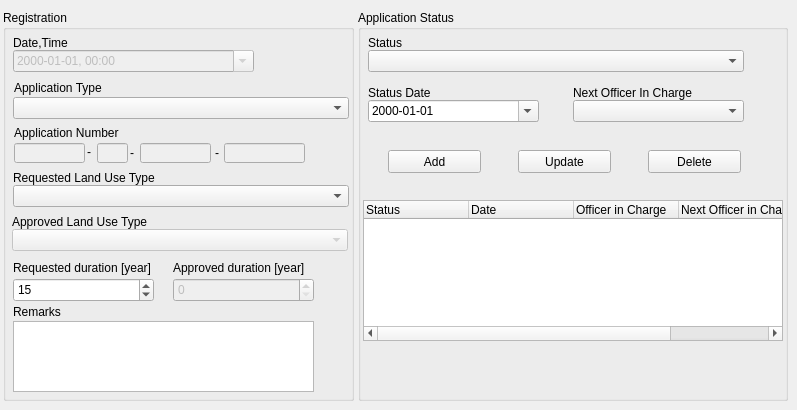
   <widget class="QWidget" name="application_detail_tab">
    <attribute name="title">
     <string>Application Details</string>
    </attribute>
    <widget class="QGroupBox" name="registration_group_box">
     <property name="geometry">
      <rect>
       <x>3</x>
       <y>10</y>
       <width>351</width>
       <height>391</height>
      </rect>
     </property>
     <property name="title">
      <string>Registration</string>
     </property>
     <widget class="QDateTimeEdit" name="date_time_date">
      <property name="enabled">
       <bool>false</bool>
      </property>
      <property name="geometry">
       <rect>
        <x>10</x>
        <y>40</y>
        <width>241</width>
        <height>22</height>
       </rect>
      </property>
      <property name="buttonSymbols">
       <enum>QAbstractSpinBox::NoButtons</enum>
      </property>
      <property name="displayFormat">
       <string>yyyy-MM-dd, hh:mm</string>
      </property>
      <property name="calendarPopup">
       <bool>true</bool>
      </property>
     </widget>
     <widget class="QComboBox" name="application_type_cbox">
      <property name="enabled">
       <bool>true</bool>
      </property>
      <property name="geometry">
       <rect>
        <x>10</x>
        <y>87</y>
        <width>336</width>
        <height>22</height>
       </rect>
      </property>
     </widget>
     <widget class="QLineEdit" name="application_num_first_edit">
      <property name="enabled">
       <bool>false</bool>
      </property>
      <property name="geometry">
       <rect>
        <x>11</x>
        <y>133</y>
        <width>71</width>
        <height>20</height>
       </rect>
      </property>
     </widget>
     <widget class="QLineEdit" name="application_num_middle_edit">
      <property name="enabled">
       <bool>false</bool>
      </property>
      <property name="geometry">
       <rect>
        <x>137</x>
        <y>133</y>
        <width>71</width>
        <height>20</height>
       </rect>
      </property>
     </widget>
     <widget class="QLineEdit" name="application_num_last_edit">
      <property name="enabled">
       <bool>false</bool>
      </property>
      <property name="geometry">
       <rect>
        <x>221</x>
        <y>133</y>
        <width>81</width>
        <height>20</height>
       </rect>
      </property>
     </widget>
     <widget class="QLabel" name="label_2">
      <property name="geometry">
       <rect>
        <x>10</x>
        <y>25</y>
        <width>271</width>
        <height>16</height>
       </rect>
      </property>
      <property name="text">
       <string>Date,Time</string>
      </property>
     </widget>
     <widget class="QLabel" name="label_3">
      <property name="geometry">
       <rect>
        <x>11</x>
        <y>70</y>
        <width>291</width>
        <height>16</height>
       </rect>
      </property>
      <property name="text">
       <string>Application Type</string>
      </property>
     </widget>
     <widget class="QLabel" name="label_4">
      <property name="geometry">
       <rect>
        <x>11</x>
        <y>115</y>
        <width>281</width>
        <height>16</height>
       </rect>
      </property>
      <property name="text">
       <string>Application Number</string>
      </property>
     </widget>
     <widget class="QLabel" name="duration_request_label">
      <property name="geometry">
       <rect>
        <x>10</x>
        <y>250</y>
        <width>161</width>
        <height>16</height>
       </rect>
      </property>
      <property name="text">
       <string>Requested duration [year]</string>
      </property>
     </widget>
     <widget class="QLabel" name="duration_approved_label">
      <property name="geometry">
       <rect>
        <x>170</x>
        <y>250</y>
        <width>151</width>
        <height>16</height>
       </rect>
      </property>
      <property name="text">
       <string>Approved duration [year]</string>
      </property>
     </widget>
     <widget class="QLabel" name="label_7">
      <property name="geometry">
       <rect>
        <x>10</x>
        <y>294</y>
        <width>171</width>
        <height>16</height>
       </rect>
      </property>
      <property name="text">
       <string>Remarks</string>
      </property>
     </widget>
     <widget class="QComboBox" name="requested_land_use_type_cbox">
      <property name="geometry">
       <rect>
        <x>10</x>
        <y>175</y>
        <width>336</width>
        <height>22</height>
       </rect>
      </property>
     </widget>
     <widget class="QLabel" name="label_8">
      <property name="geometry">
       <rect>
        <x>10</x>
        <y>160</y>
        <width>271</width>
        <height>16</height>
       </rect>
      </property>
      <property name="text">
       <string>Requested Land Use Type</string>
      </property>
     </widget>
     <widget class="QSpinBox" name="approved_year_spin_box">
      <property name="enabled">
       <bool>false</bool>
      </property>
      <property name="geometry">
       <rect>
        <x>170</x>
        <y>268</y>
        <width>141</width>
        <height>24</height>
       </rect>
      </property>
      <property name="maximum">
       <number>2900</number>
      </property>
      <property name="value">
       <number>0</number>
      </property>
     </widget>
     <widget class="QSpinBox" name="requested_year_spin_box">
      <property name="geometry">
       <rect>
        <x>10</x>
        <y>268</y>
        <width>141</width>
        <height>24</height>
       </rect>
      </property>
      <property name="maximum">
       <number>500</number>
      </property>
      <property name="value">
       <number>15</number>
      </property>
     </widget>
     <widget class="QTextEdit" name="remarks_text_edit">
      <property name="geometry">
       <rect>
        <x>10</x>
        <y>311</y>
        <width>301</width>
        <height>71</height>
       </rect>
      </property>
     </widget>
     <widget class="QLineEdit" name="application_num_type_edit">
      <property name="enabled">
       <bool>false</bool>
      </property>
      <property name="geometry">
       <rect>
        <x>94</x>
        <y>133</y>
        <width>31</width>
        <height>20</height>
       </rect>
      </property>
     </widget>
     <widget class="QLabel" name="label_43">
      <property name="geometry">
       <rect>
        <x>84</x>
        <y>134</y>
        <width>16</width>
        <height>16</height>
       </rect>
      </property>
      <property name="text">
       <string>-</string>
      </property>
     </widget>
     <widget class="QLabel" name="label_44">
      <property name="geometry">
       <rect>
        <x>127</x>
        <y>135</y>
        <width>16</width>
        <height>16</height>
       </rect>
      </property>
      <property name="text">
       <string>-</string>
      </property>
     </widget>
     <widget class="QLabel" name="label_45">
      <property name="geometry">
       <rect>
        <x>212</x>
        <y>135</y>
        <width>16</width>
        <height>16</height>
       </rect>
      </property>
      <property name="text">
       <string>-</string>
      </property>
     </widget>
     <widget class="QComboBox" name="approved_land_use_type_cbox">
      <property name="enabled">
       <bool>false</bool>
      </property>
      <property name="geometry">
       <rect>
        <x>9</x>
        <y>219</y>
        <width>336</width>
        <height>22</height>
       </rect>
      </property>
     </widget>
     <widget class="QLabel" name="label_16">
      <property name="geometry">
       <rect>
        <x>9</x>
        <y>204</y>
        <width>271</width>
        <height>16</height>
       </rect>
      </property>
      <property name="text">
       <string>Approved Land Use Type</string>
      </property>
     </widget>
    </widget>
    <widget class="QGroupBox" name="application_status_group_box">
     <property name="geometry">
      <rect>
       <x>358</x>
       <y>10</y>
       <width>430</width>
       <height>391</height>
      </rect>
     </property>
     <property name="title">
      <string>Application Status</string>
     </property>
     <widget class="QLabel" name="label_9">
      <property name="geometry">
       <rect>
        <x>10</x>
        <y>25</y>
        <width>161</width>
        <height>16</height>
       </rect>
      </property>
      <property name="text">
       <string>Status</string>
      </property>
     </widget>
     <widget class="QLabel" name="label_10">
      <property name="geometry">
       <rect>
        <x>215</x>
        <y>75</y>
        <width>201</width>
        <height>16</height>
       </rect>
      </property>
      <property name="text">
       <string>Next Officer In Charge</string>
      </property>
     </widget>
     <widget class="QDateEdit" name="status_date_date">
      <property name="geometry">
       <rect>
        <x>10</x>
        <y>90</y>
        <width>171</width>
        <height>22</height>
       </rect>
      </property>
      <property name="displayFormat">
       <string>yyyy-MM-dd</string>
      </property>
      <property name="calendarPopup">
       <bool>true</bool>
      </property>
     </widget>
     <widget class="QLabel" name="label_11">
      <property name="geometry">
       <rect>
        <x>10</x>
        <y>75</y>
        <width>171</width>
        <height>16</height>
       </rect>
      </property>
      <property name="text">
       <string>Status Date</string>
      </property>
     </widget>
     <widget class="QPushButton" name="add_button">
      <property name="geometry">
       <rect>
        <x>30</x>
        <y>140</y>
        <width>93</width>
        <height>23</height>
       </rect>
      </property>
      <property name="text">
       <string>Add</string>
      </property>
     </widget>
     <widget class="QPushButton" name="update_button">
      <property name="geometry">
       <rect>
        <x>160</x>
        <y>140</y>
        <width>93</width>
        <height>23</height>
       </rect>
      </property>
      <property name="text">
       <string>Update</string>
      </property>
     </widget>
     <widget class="QPushButton" name="delete_button">
      <property name="geometry">
       <rect>
        <x>290</x>
        <y>140</y>
        <width>93</width>
        <height>23</height>
       </rect>
      </property>
      <property name="text">
       <string>Delete</string>
      </property>
     </widget>
     <widget class="QTableWidget" name="application_status_twidget">
      <property name="geometry">
       <rect>
        <x>5</x>
        <y>190</y>
        <width>420</width>
        <height>141</height>
       </rect>
      </property>
      <attribute name="horizontalHeaderDefaultSectionSize">
       <number>105</number>
      </attribute>
      <column>
       <property name="text">
        <string>Status</string>
       </property>
       <property name="textAlignment">
        <set>AlignLeft|AlignVCenter</set>
       </property>
      </column>
      <column>
       <property name="text">
        <string>Date</string>
       </property>
       <property name="textAlignment">
        <set>AlignLeft|AlignVCenter</set>
       </property>
      </column>
      <column>
       <property name="text">
        <string>Officer in Charge</string>
       </property>
       <property name="textAlignment">
        <set>AlignLeft|AlignVCenter</set>
       </property>
      </column>
      <column>
       <property name="text">
        <string>Next Officer in Charge</string>
       </property>
       <property name="textAlignment">
        <set>AlignLeft|AlignVCenter</set>
       </property>
      </column>
     </widget>
     <widget class="QComboBox" name="status_cbox">
      <property name="geometry">
       <rect>
        <x>10</x>
        <y>40</y>
        <width>376</width>
        <height>22</height>
       </rect>
      </property>
     </widget>
     <widget class="QComboBox" name="next_officer_in_charge_cbox">
      <property name="geometry">
       <rect>
        <x>215</x>
        <y>90</y>
        <width>171</width>
        <height>22</height>
       </rect>
      </property>
     </widget>
    </widget>
   </widget>
